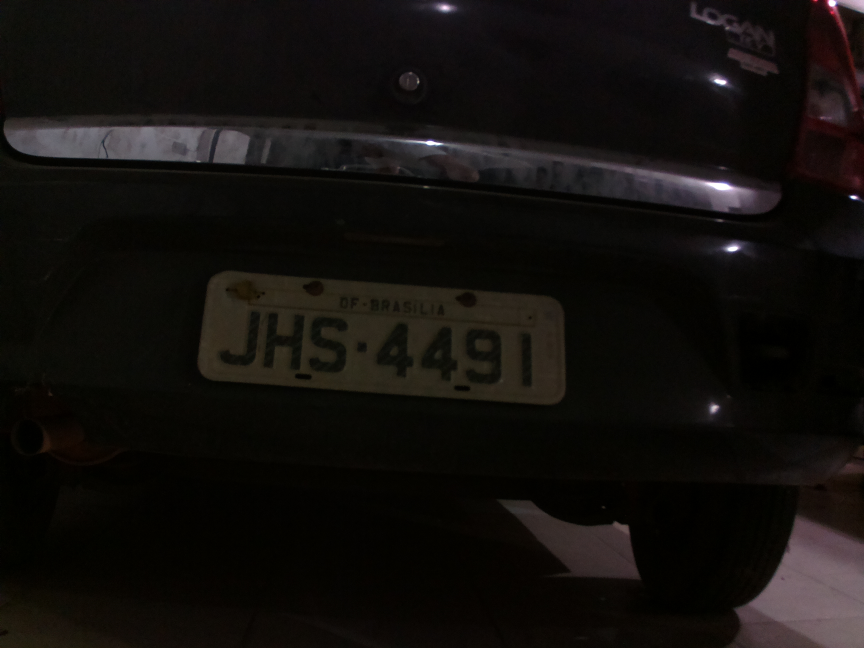
#> input picture Imagem/image2.jpg, 2592 x 1944 px (shown at 1/3 size)
$ jupyter execute open_CV_py_Teste_def.ipynb
#> lines starting #> are read from the running program, lines starting #| are printed output that depends on the picture; after the words box and inside, x2 and y2 are one past the last pixel; in counts of white or black regions, pixels touching at a corner belong together
### Código a partir do Vídeo:

https://www.youtube.com/watch?v=pDA4mncyJ8Q&ab_channel=AlexandreH

https://www.youtube.com/watch?v=3cwkEOUscXA&ab_channel=AlexandreH

[cell 1]
import cv2

#pytesseract.pytesseract.tesseract_cmd = 'C:\\Program Files\\Tesseract-OCR\\tesseract.exe'
import pytesseract

[cell 2]
def encontrar_a_placa (imagem_carro):
#> called with imagem_carro = '../Imagem/image2.jpg'
    img = cv2.imread(imagem_carro)
#> img is the input picture: shape (1944, 2592, 3); mean B, G, R 13.3, 15.7, 18.4
    #img = cv2.imread('../Imagem/CARRO4.JPG')
    #cv2.imshow('img', img)

    # Escalas de Cinza para o openCV indentificar
    cinza = cv2.cvtColor(img, cv2.COLOR_BGR2GRAY)
    #cv2.imshow('cinza', cinza)

    # Converter em preto e branco, para binarizar a imagem com as escalas de cores demonstradas com os números
    # indo até 128 no coloração preta e 255 na coloração branca

    _, bin = cv2.threshold (cinza, 60, 220, cv2.THRESH_BINARY)
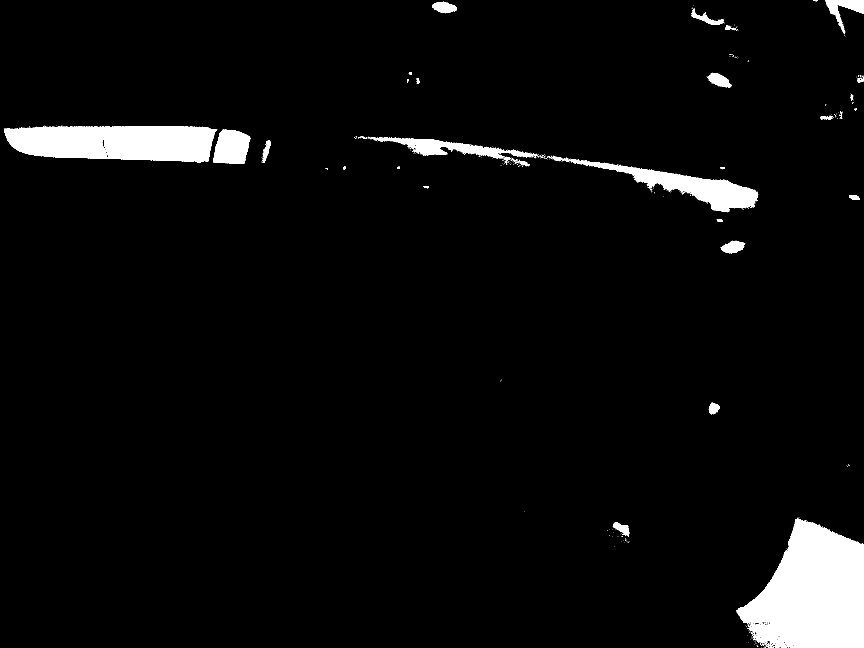
#> bin: shape (1944, 2592) (shown at 1/3 size); values 0 (black) and 220 (white), 4.3% white; 388 white regions (352 under 20 px)

    # TRESH_BINARY traz o limite para as cores
    # _, essa variável necessita de um retorno

    #cv2.imshow('bin', bin)

    # Desfocar a imagem para identificar melhor as formas geométricas, encontrando melhor os contornos

    desfocar = cv2.GaussianBlur(bin, (5,5), 0)
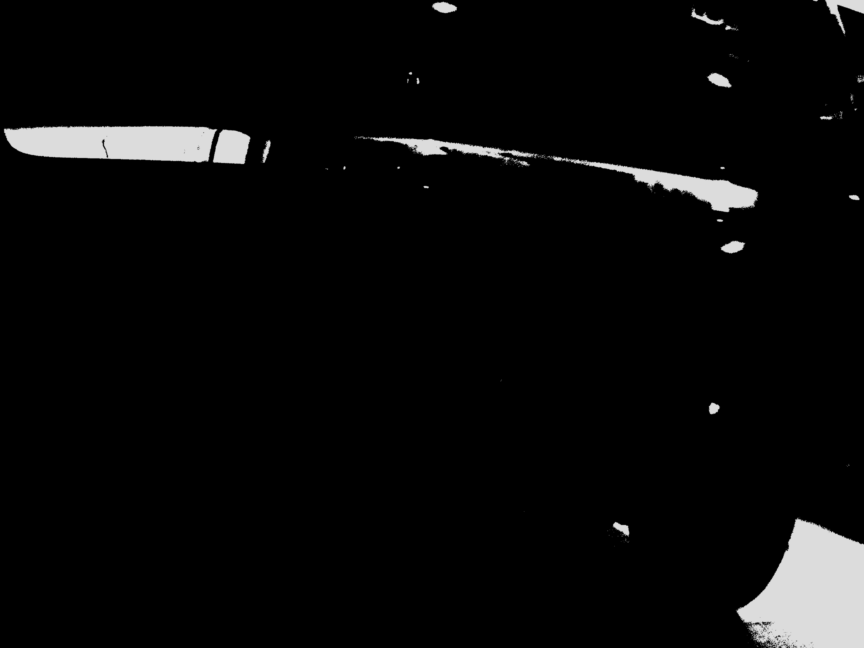
#> desfocar: shape (1944, 2592) (shown at 1/3 size); min 0, max 220, mean 9.5
    cv2.imshow('Imagem_desfocada', desfocar)

    # Agora procurar os contornos

    contornos, hierarquia = cv2.findContours(desfocar, cv2.RETR_TREE, cv2.CHAIN_APPROX_NONE)
#> contornos = 68 contours, 24 with area under 20; largest, box (x1, y1, x2, y2) and area: (2206, 1549, 2592, 1944) 105780, (10, 375, 654, 490) 60422, (1061, 406, 2277, 639) 44947, (637, 386, 753, 494) 9702, (2473, 0, 2592, 111) 4642

    #cv2.drawContours(img, contornos, -1,  (0 , 255, 0), 2 )

    # o -1 é o ID dos contornos, como não precisa dessa informação colocamos o -1
    # 0 255 0 ---> Cor do contorno, no caso verde
    # 2 ------> largura da borda do contorno

    #cv2.imshow('Contornos', img)
    #cv2.waitKey(0)
    #cv2.destroyAllWindows()

    # fazer contornos quadrados

    for c in contornos:

        perimetro = cv2.arcLength (c, True)
        aprox = cv2.approxPolyDP(c, 0.03*perimetro, True)

        if perimetro > 500:
            aprox = cv2.approxPolyDP(c, 0.03*perimetro, True)

            # Igualar a quatro cantos e aproximar a um retângulo

            if len (aprox) == 4:
                (x, y, altura, largura) = cv2.boundingRect(c)
                cv2.rectangle (img, (x,y), (x+altura, y+largura), (0,255,0), 2)

                temporario = img[y:y + largura, x:x + altura]
                cv2.imwrite('../Imagem/Imagem_temporaria.jpg', temporario)
#> this loop made 68 passes
#> (perimetro, x, y, altura, largura) on pass 46: (1525.4, 10, 375, 644, 115)
#> perimetro on passes 2, 3, 4, 5, 7, 8: 16, 16, 16, 16, 16, 18

    cv2.imshow ('Placa_contornada', img)
    cv2.waitKey(0)
    cv2.destroyAllWindows()

[cell 3]
def pre_processamento():

    imagem_placa = cv2.imread('..\Imagem\Imagem_temporaria.jpg')

    if imagem_placa is None:
        return

    # Aumentar a imagem para um melhor ajuste no tesseract

    img_aumentada = cv2.resize(imagem_placa, None, fx=4, fy=4, interpolation=cv2.INTER_CUBIC)

    # O 50 e o 255 são colocados na placa, é a margem do quanto de branco e cinza serão adicionados na imagem para realçar as letras

    img_cinza = cv2.cvtColor(img_aumentada, cv2.COLOR_BGR2GRAY)

    #img_cinza = cv2.cvtColor(img_aumentada, cv2.COLOR_BGR2GRAY)

    _, img_binaria = cv2.threshold (img_cinza, 65, 200, cv2.THRESH_BINARY)

    # Salvar a imagem binarizada e em cinza

    cv2.imwrite('../Imagem/placa_binarizada.jpg', img_binaria)
    cv2.imwrite('../Imagem/placa_binarizada_png.png', img_binaria)

    #cv2.imshow("ler_placa", imagem_placa)
    #cv2.imshow("placa_cinza", img_cinza)
    cv2.imshow("placa_binaria", img_binaria)
    cv2.waitKey(0)
    cv2.destroyAllWindows()

[cell 4]
def Ocr_da_Placa():

    img_ocr = cv2.imread('../Imagem/placa_binarizada.jpg')

    config = r'-c tessedit_char_whitelist=ABCDEFGHIJKLMNOPQRSTUVWYXZ0123456789 --psm 6'
    # A saida será em inglês para ler melhor a placa em lang = eng

    saida = pytesseract.image_to_string(img_ocr, lang="eng", config=config)
    print(saida)

[cell 5]
if __name__ == "__main__":

    imagem_carro = '../Imagem/image2.jpg';

    encontrar_a_placa(imagem_carro)

    pre_processamento()

    Ocr_da_Placa()
#> (the call stopped at in Ocr_da_Placa, `saida = pytesseract.image_to_string(img_ocr, lang="eng", config=config)`: pytesseract is not available in this run)

$ run again, with Imagem/image1.jpg copied over Imagem/image2.jpg
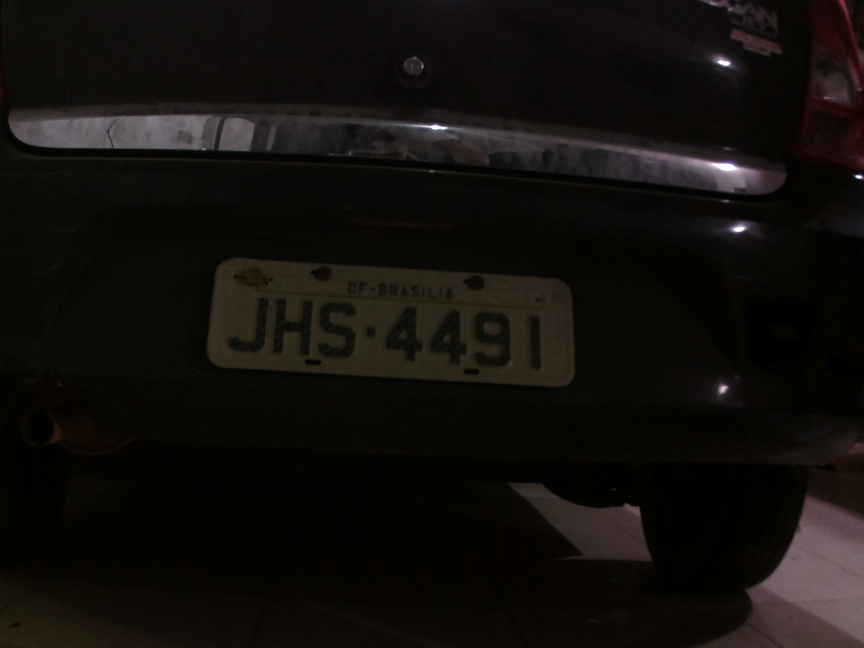
#> input picture Imagem/image1.jpg, 2592 x 1944 px (shown at 1/3 size)
#> in encontrar_a_placa, img is the input picture: shape (1944, 2592, 3); mean B, G, R 12.2, 15.3, 18.3
#> in encontrar_a_placa, `_, bin = cv2.threshold (cinza, 60, 220, cv2.THRESH_BINARY)`:
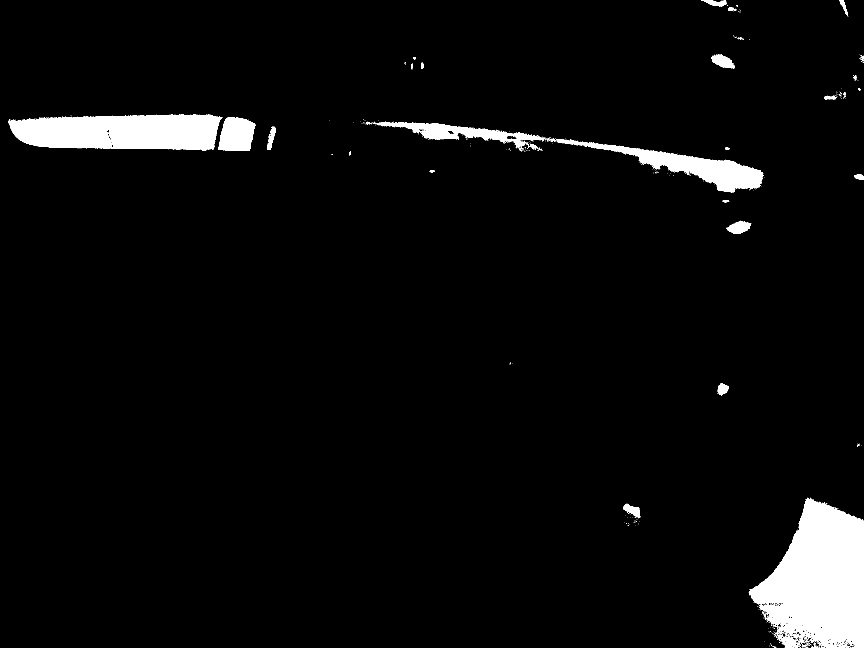
#> bin: shape (1944, 2592) (shown at 1/3 size); values 0 (black) and 220 (white), 4.2% white; 491 white regions (453 under 20 px)
#> in encontrar_a_placa, `desfocar = cv2.GaussianBlur(bin, (5,5), 0)`:
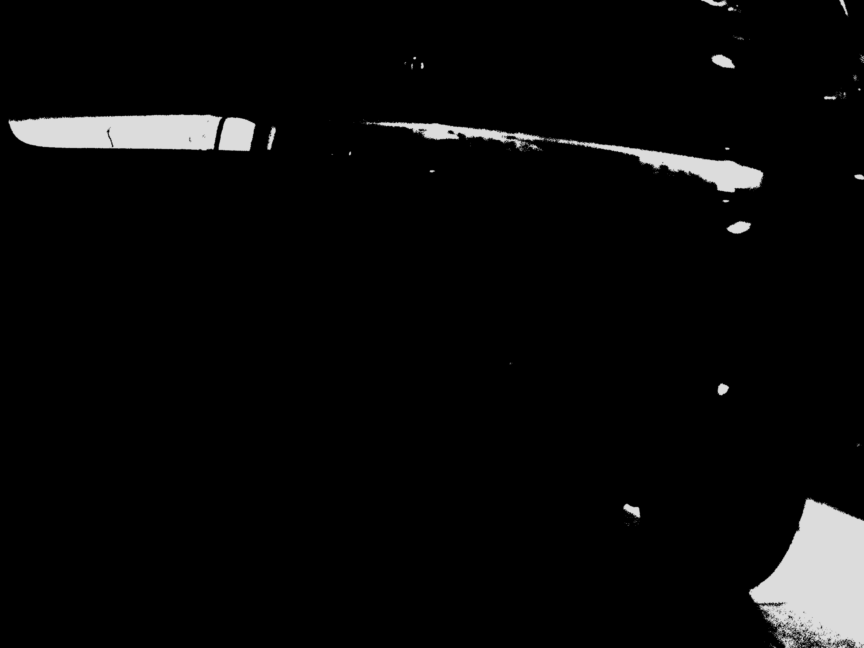
#> desfocar: shape (1944, 2592) (shown at 1/3 size); min 0, max 220, mean 9.3
#> contornos = 75 contours, 28 with area under 20; largest, box (x1, y1, x2, y2) and area: (2244, 1491, 2592, 1944) 110491, (24, 341, 669, 453) 60324, (1078, 356, 2295, 580) 47260, (654, 350, 769, 455) 9651, (2177, 660, 2256, 704) 2236
#> the loop in encontrar_a_placa, `for c in contornos: ` made 75 passes
#> (perimetro, x, y, altura, largura) on pass 56: (1536.1, 24, 341, 645, 112)
